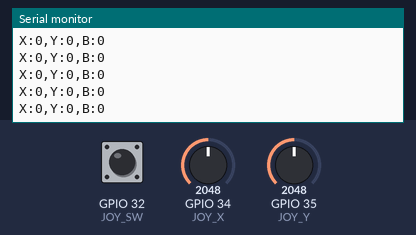
A sketch run on a simulated ESP32. Shown: the last lines printed to the serial monitor. The inputs (shaded band) are chosen by the test bench; at power-on: GPIO 34 (JOY_X) = 2048, GPIO 35 (JOY_Y) = 2048, GPIO 32 (JOY_SW) HIGH. No radio packets arrive unless stated.

Above: at 1.2 s.
1.3 s: GPIO 34 (JOY_X) set to 2866
At 1.64 s:
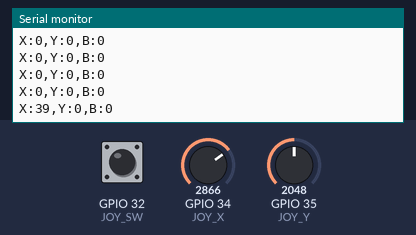
2.8 s: GPIO 35 (JOY_Y) set to 2866
At 2.93 s:
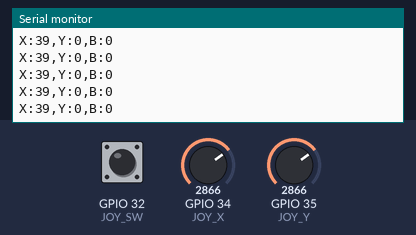
4.3 s: GPIO 32 (JOY_SW) pulled LOW for 0.2 s
At 4.54 s:
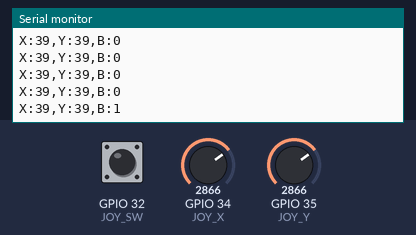
6.0 s: GPIO 34 (JOY_X) set to 3603
At 6.15 s:
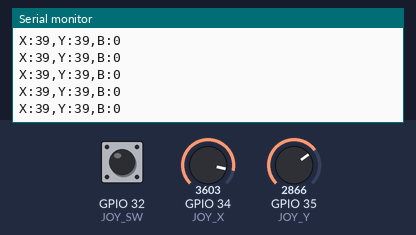
7.5 s: GPIO 32 (JOY_SW) pulled LOW for 1 s
At 7.76 s:
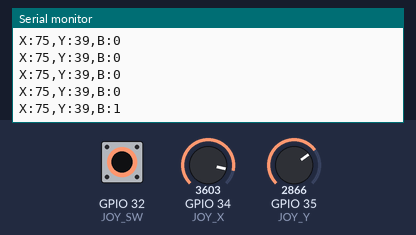
10.0 s: GPIO 35 (JOY_Y) set to 3603
At 10.01 s:
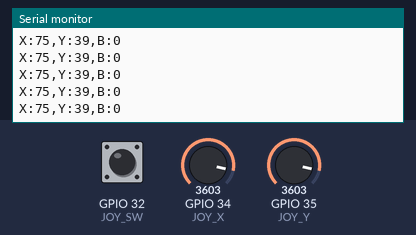
Timing chart, 0 to 12.5 s (numbered marks = the images above; inputs shaded):
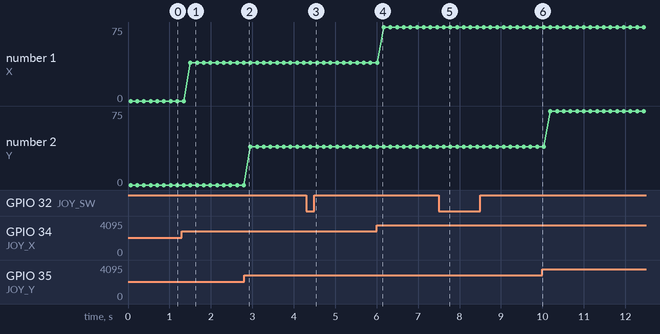

Measured:
- after the input at 1.3 s, the serial monitor: prints a new line after 0.21 s (image 1)
- after the input at 4.3 s, the serial monitor: prints a new line after 0.10 s (image 3)
- after the input at 7.5 s, the serial monitor: prints a new line after 0.12 s (image 5)
- plotted number 1: 0 → 39 after the input at 1.3 s, 39 → 75 after the input at 6.0 s

The sketch:

emisor.ino
```cpp
#include <SPI.h>
#include <RH_ASK.h>  // Biblioteca para RF 433 MHz
#include <Wire.h>

// Pines del joystick
#define JOY_X 34  // Eje X
#define JOY_Y 35  // Eje Y
#define JOY_SW 32 // Botón del joystick

// Pines del módulo RF 433 MHz
#define PIN_RF_TX 14 // Pin de transmisión RF

// Crear instancia del objeto de transmisión RF 433 MHz
RH_ASK rf_driver(2000, PIN_RF_TX, 0, 0);  // 2000 bps, pin de transmisión, sin interrupciones

void setup() {
  // Configuración de pines
  pinMode(JOY_X, INPUT);
  pinMode(JOY_Y, INPUT);
  pinMode(JOY_SW, INPUT_PULLUP);

  // Inicializar la comunicación RF
  if (!rf_driver.init()) {
    Serial.println("Error en la inicialización del módulo RF.");
    while (1);
  }

  Serial.begin(9600); // Para depuración
}

void loop() {
  // Leer valores del joystick
  int xValue = analogRead(JOY_X);
  int yValue = analogRead(JOY_Y);
  bool buttonPressed = !digitalRead(JOY_SW);

  // Mapeo de los valores a un rango de -100 a 100
  int mappedX = map(xValue, 0, 4095, -100, 100);
  int mappedY = map(yValue, 0, 4095, -100, 100);

  // Crear el mensaje que será enviado
  char message[20];
  sprintf(message, "X:%d,Y:%d,B:%d", mappedX, mappedY, buttonPressed);

  // Enviar el mensaje por RF
  rf_driver.send((uint8_t *)message, strlen(message));
  rf_driver.waitPacketSent();

  // Depuración por el monitor serie
  Serial.println(message);

  delay(100); // Enviar cada 100 ms
}
```
